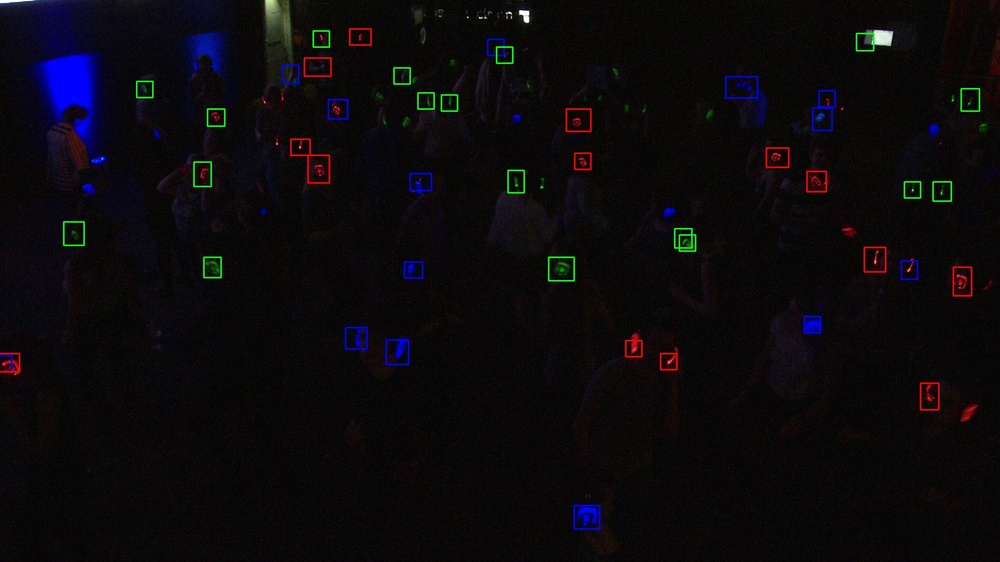
#> input picture SilentDiscoProcessing/boxes.jpg, 1000 x 562 px, shrunk from 1920 x 1080 before the run
$ python Bright.py --image ../boxes.jpg
#> lines starting #> are read from the running program, lines starting #| are printed output that depends on the picture; after the words box and inside, x2 and y2 are one past the last pixel; in counts of white or black regions, pixels touching at a corner belong together
# import the necessary packages
import numpy as np
import argparse
import cv2

# construct the argument parse and parse the arguments
ap = argparse.ArgumentParser()
ap.add_argument("-i", "--image", help="path to the image file")
ap.add_argument("-r", "--radius", type=int,
                help="radius of Gaussian blur; must be odd")
args = vars(ap.parse_args())

# load the image and convert it to grayscale
image = cv2.imread(args["image"])
#> image is the input picture: shape (562, 1000, 3); mean B, G, R 12.4, 9.3, 11.6
orig = image.copy()
gray = cv2.cvtColor(image, cv2.COLOR_BGR2GRAY)
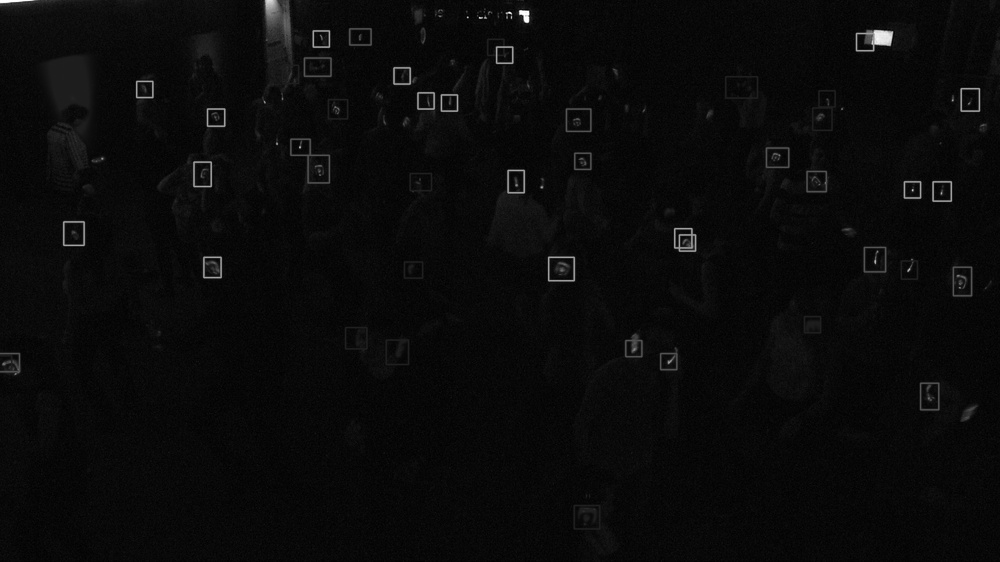
#> gray: shape (562, 1000); min 0, max 255, mean 10.4

# the area of the image with the largest intensity value
(minVal, maxVal, minLoc, maxLoc) = cv2.minMaxLoc(gray)
#> minVal = 0; maxVal = 255; minLoc = (551, 1); maxLoc = (7, 0)
cv2.circle(image, maxLoc, 5, (255, 0, 0), 2)
#> image: shape (562, 1000, 3); 0.01% of pixels changed, all inside (x1, y1, x2, y2) = (1, 0, 14, 7)

# display the results of the naive attempt
cv2.imshow("Naive", image)

# apply a Gaussian blur to the image then find the brightest
# region
#> (the run stopped early here; a loop or call above may not have finished)
